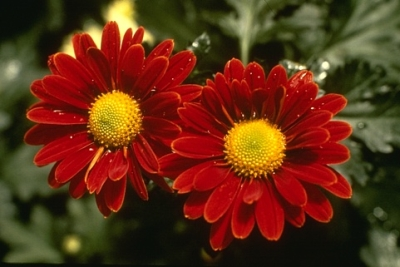
#> input picture 0010.jpg, 400 x 267 px
$ python SLICcv.py 0010.jpg 0010.jpg 0010.jpg   (Python 2 division)   (older library calls are emulated)
#> lines starting #> are read from the running program, lines starting #| are printed output that depends on the picture; after the words box and inside, x2 and y2 are one past the last pixel; in counts of white or black regions, pixels touching at a corner belong together
#coding:utf-8

import numpy as np
import sys
import  cv2

class SLIC:
    #step表示每个聚类块步长，nc表示颜色距离权重参数，ns表示空间距离权重参数
    def __init__(self, img, step, nc):
        self.img = img
        self.height, self.width = img.shape[:2]#get the h and w of image
        self._convertToLAB()
        self.step = step
        self.nc = nc
        self.ns = step #用步长来做空间权重
        self.FLT_MAX = 1000000
        self.ITERATIONS = 10

    def _convertToLAB(self):
        try:
            import cv2
            self.labimg = cv2.cvtColor(img, cv2.COLOR_BGR2LAB).astype(np.float64)
        except ImportError:#如果opencv执行有错误的话那么就使用自己的颜色空间转换程序
            self.labimg = np.copy(self.img)
            for i in xrange(self.labimg.shape[0]):
                for j in xrange(self.labimg.shape[1]):
                    rgb = self.labimg[i, j]
                    self.labimg[i, j] = self._rgb2lab(tuple(reversed(rgb))) #transform a pixel

    # [51 lines left out: function _rgb2lab, not called in this run]

    def generateSuperPixels(self):
        self._initData()
        indnp = np.mgrid[0:self.height,0:self.width].swapaxes(0,2).swapaxes(0,1)#swapaxes交换坐标轴,将产生的网格每个点空间位置
        for i in range(self.ITERATIONS):
            #self.img = cv2.imread("0010.jpg")
            self.distances = self.FLT_MAX * np.ones(self.img.shape[:2])#重新初始化距离矩阵最大值（这个矩阵是每个像素到中心的距离）
            for j in xrange(self.centers.shape[0]):
                #print(self.centers)
                xlow, xhigh = int(self.centers[j][3] - self.step), int(self.centers[j][3] + self.step)#搜索区域是2s*2s
                ylow, yhigh = int(self.centers[j][4] - self.step), int(self.centers[j][4] + self.step)
                #边界溢出处理
                if xlow <= 0:
                    xlow = 0
                if xhigh > self.width:
                    xhigh = self.width
                if ylow <=0:
                    ylow = 0
                if yhigh > self.height:
                    yhigh = self.height
                #计算颜色像素距离
                cropimg = self.labimg[ylow : yhigh , xlow : xhigh] #图像存储是按行列也就是高宽：h*w，这里拷贝出矩形区域
                colordiff = cropimg - self.labimg[int(self.centers[j][4]), int(self.centers[j][3])]#抠出的块与聚类块中心点像素做差，产生颜色距离
                colorDist = np.sqrt(np.sum(np.square(colordiff), axis=2))#计算每个像素的平方值然后做该点位置的所有值相加（也就三个值），最后全体做一个开根号
                #计算空间距离
                yy, xx = np.ogrid[ylow : yhigh, xlow : xhigh]#用于生成所选聚类区域的空间坐标信息，分别产生两个数组列表,用于空间距离计算
                pixdist = ((yy-self.centers[j][4])**2 + (xx-self.centers[j][3])**2)**0.5#计算出区域块的所有点的空间距离
                #print(pixdist)
                dist = ((colorDist/self.nc)**2 + (pixdist/self.ns)**2)**0.5

                distanceCrop = self.distances[ylow : yhigh, xlow : xhigh]#Python好处就是可以基于块操作
                idx = dist < distanceCrop#返回小于的位置信息
                distanceCrop[idx] = dist[idx]#更新值
                self.distances[ylow : yhigh, xlow : xhigh] = distanceCrop#更新最小距离值
                self.clusters[ylow : yhigh, xlow : xhigh][idx] = j#把最小位置都标上当前聚类中心点
            #所有的聚类块都遍历完毕，更新聚类中心
            for k in xrange(len(self.centers)):
                idx = (self.clusters == k)
                colornp = self.labimg[idx]#将第k聚类点全部拷贝
                distnp = indnp[idx]#将第k类点空间位置信息拷贝
                self.centers[k][0:3] = np.sum(colornp, axis=0)#按列相加，对应像素通道求总和！
                sumy, sumx = np.sum(distnp, axis=0)#一般图像等二维都是先写y再x，这里要注意对应关系
                self.centers[k][3:] = sumx, sumy
                self.centers[k] /= np.sum(idx)#求出总的第k类的点数，计算更新
            #slic.createConnectivity()
            #slic.displayContours([255, 255, 255])  # 分割线使用白色线分割
            #cv2.imshow("superpixels", slic.img)
            #cv2.waitKey(10)
            print('Iteration=%d'%(i+1))
        print("done....")
        #cv2.waitKey(0)
        #cv2.imwrite("SLICimg.jpg",self.img)

    def _initData(self):
        self.clusters = -1 * np.ones(self.img.shape[:2])#初始化一张图像大小的矩阵全都是-1（表示聚类），以及一张图像大小矩阵全都是最大值用于图像距离
        self.distances = self.FLT_MAX * np.ones(self.img.shape[:2])

        centers = []#按照分割块步长计算一个5d的中心点信息
        for i in xrange(self.step, self.width - self.step/2, self.step):
            for j in xrange(self.step, self.height - self.step/2, self.step):

                nc = self._findLocalMinimum(center=(i, j))#使用局部3*3搜索来初始化各聚类中心位置
                color = self.labimg[nc[1], nc[0]]
                center = [color[0], color[1], color[2], nc[0], nc[1]]#5d list
                centers.append(center)
        self.center_counts = np.zeros(len(centers))#产生中心点个数列表并初始化为0，用于统计整张图片每个像素属于哪个类个数！
        self.centers = np.array(centers)#产生一个二维数组（列表），用一个列表产生一个列表！

    def createConnectivity(self):#采用4邻域来消除孤立点
        label = 0
        adjlabel = 0
        lims = self.width * self.height / self.centers.shape[0]#得到每个小块的大小
        dx4 = [-1, 0, 1, 0]#4方向的最近邻
        dy4 = [0, -1, 0, 1]
        new_clusters = -1 * np.ones(self.img.shape[:2]).astype(np.int64)
        #elements = []
        for i in xrange(self.width):
            for j in xrange(self.height):
                if new_clusters[j, i] == -1:
                    elements = []
                    elements.append((j, i))
                    for dx, dy in zip(dx4, dy4):
                        x = elements[0][1] + dx
                        y = elements[0][0] + dy
                        if (x>=0 and x < self.width and
                            y>=0 and y < self.height and
                            new_clusters[y, x] >=0):
                            adjlabel = new_clusters[y, x]
                    count = 1
                    c = 0
                    while c < count:
                        for dx, dy in zip(dx4, dy4):
                            x = elements[c][1] + dx
                            y = elements[c][0] + dy

                            if (x>=0 and x<self.width and y>=0 and y<self.height):
                                if new_clusters[y, x] == -1 and self.clusters[j, i] == self.clusters[y, x]:#如果老表中
                                    elements.append((y, x))
                                    new_clusters[y, x] = label
                                    count+=1
                        c+=1
                    if (count <= lims >> 2):
                        for c in range(count):
                            new_clusters[elements[c]] = adjlabel
                        label-=1
                    label+=1
            #self.clusters = new_clusters

    def displayContours(self, color):
        dx8 = [-1, -1, 0, 1, 1, 1, 0, -1]#8方向的近邻
        dy8 = [0, -1, -1, -1, 0, 1, 1, 1]

        isTaken = np.zeros(self.img.shape[:2], np.bool)#创建一副轮廓线标志位，标志每一个像素是否作为轮廓线
        contours = []

        for i in xrange(self.width):
            for j in xrange(self.height):
                nr_p = 0
                for dx, dy in zip(dx8, dy8):
                    x = i + dx
                    y = j + dy
                    if x>=0 and x < self.width and y>=0 and y < self.height:
                        if isTaken[y, x] == False and self.clusters[j, i] != self.clusters[y, x]:#计算8邻域内有多少个不同点
                            nr_p += 1

                if nr_p >= 2:#至少有两个不同就可以确定该点为轮廓线
                    isTaken[j, i] = True#已被作为轮廓
                    contours.append([j, i])

        for i in xrange(len(contours)):
            self.img[contours[i][0], contours[i][1]] = color#为轮廓线画上颜色

    def _findLocalMinimum(self, center):#这个算法的目的是避免所选的聚类中心是边缘和噪声
        min_grad = self.FLT_MAX
        loc_min = center
        #Find a local gradient minimum of a pixel in a 3x3 neighbourhood. This
        #method is called upon initialization of the cluster centers.
        for i in xrange(center[0] - 1, center[0] + 2):
            for j in xrange(center[1] - 1, center[1] + 2):
                c1 = self.labimg[j+1, i]
                c2 = self.labimg[j, i+1]
                c3 = self.labimg[j, i]
                # 只用0通道
                if ((c1[0] - c3[0])**2)**0.5 + ((c2[0] - c3[0])**2)**0.5 < min_grad:
                    min_grad = abs(c1[0] - c3[0]) + abs(c2[0] - c3[0])
                    loc_min = [i, j]
        return loc_min
#通过后台执行的传入参数
#img = cv2.imread(sys.argv[1])
#nr_superpixels = int(sys.argv[2])
#nc = int(sys.argv[3])
if __name__ == "__main__":
    img = cv2.imread('0010.jpg')
#> img is the input picture: shape (267, 400, 3); mean B, G, R 21.7, 47.2, 96.2
    nr_superpixels = 100
    nc = 10
    step = int((img.shape[0]*img.shape[1]/nr_superpixels)**0.5)#assume the area is regular
#> step = 32
    slic = SLIC(img, step, nc)
#> in _convertToLAB, `self.labimg = cv2.cvtColor(img, cv2.COLOR_BGR2LAB).astype(np.float64)`:
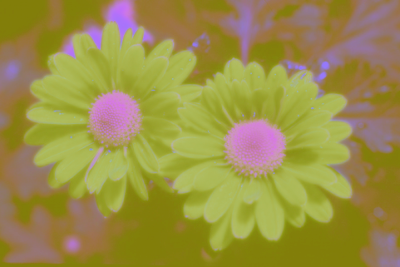
#> self.labimg: shape (267, 400, 3) float64; mean B, G, R 70.9, 143.4, 154.9
    #cv2.imshow("lab",slic.labimg)
    #cv2.waitKey(10)
    slic.generateSuperPixels()
#> after the loop in _initData, `for i in xrange(self.step, self.width - self.step/2, self.step):`: centers = 77 items, first 6: [45, 116, 149, 31, 33], [64, 118, 149, 33, 63], [51, 124, 153, 31, 97], [80, 159, 159, 31, 128], [93, 121, 149, 31, 161], [79, 118, 147, 31, 191]
#> in _initData, `self.center_counts = np.zeros(len(centers))#产生中心点个数列表并初始化为0，用于统计整张图片每个..`: self.center_counts = 77 values from 0 to 0
#> in _initData, `self.centers = np.array(centers)#产生一个二维数组（列表），用一个列表产生一个列表！`: self.centers = 77 rows, first 6: [45, 116, 149, 31, 33], [64, 118, 149, 33, 63], [51, 124, 153, 31, 97], [80, 159, 159, 31, 128], [93, 121, 149, 31, 161], [79, 118, 147, 31, 191]
#> after the loop in generateSuperPixels, `for i in range(self.ITERATIONS):`:
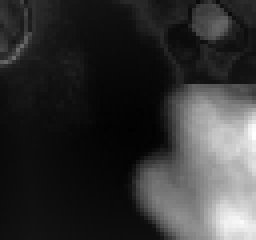
#> distanceCrop: shape (60, 64) float64 (shown 4 times larger); min 0.0246, max 14.8, mean 2.99; drawn with min black and max white
#> after the loop in generateSuperPixels, `for i in range(self.ITERATIONS):`:
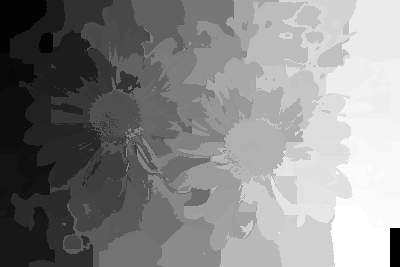
#> self.clusters: shape (267, 400) float64; min -1, max 76, mean 39.9; drawn with min black and max white
#> after the loop in generateSuperPixels, `for i in range(self.ITERATIONS):`:
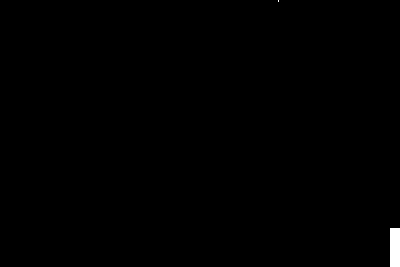
#> self.distances: shape (267, 400) float64; min 0.00104, max 1000000, mean 3672.4; drawn with min black and max white
#> after the loop in generateSuperPixels, `for i in range(self.ITERATIONS):`: self.centers = 77 rows, first 6: [13.96, 125.1, 131.7, 21.86, 21.75], [193.5, 121.3, 147.4, 11.55, 69.42], [119.9, 119.2, 145.9, 14.25, 71.59], [46.94, 120.7, 144.2, 13.61, 117.1], [99.63, 121.4, 148, 27.55, 165.8], [81.24, 117.9, 148.6, 19.22, 183.9]
    slic.createConnectivity()
#> after the loop in createConnectivity, `for i in xrange(self.width):`:
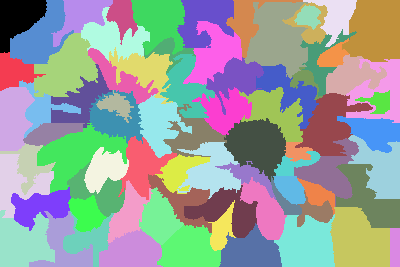
#> new_clusters: shape (267, 400) int64; 76 distinct labels, from 0 to 75; one colour per label, 0 black
    slic.displayContours([255,255,255])
#> after the loop in displayContours, `for i in xrange(self.width):`:
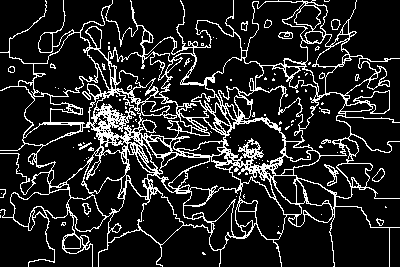
#> isTaken: shape (267, 400) bool; 14.5% white in thin lines or dots
#> after the loop in displayContours, `for i in xrange(len(contours)):`:
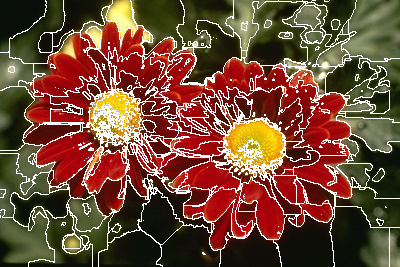
#> self.img: shape (267, 400, 3); 14.51% of pixels changed, all inside (x1, y1, x2, y2) = (0, 0, 400, 267)
    cv2.imshow("superpixels",slic.img)
    cv2.imwrite("SLICimg.jpg",slic.img)
    cv2.waitKey(0)
    cv2.destroyAllWindows()


# [5 lines of commented-out code are left out]
